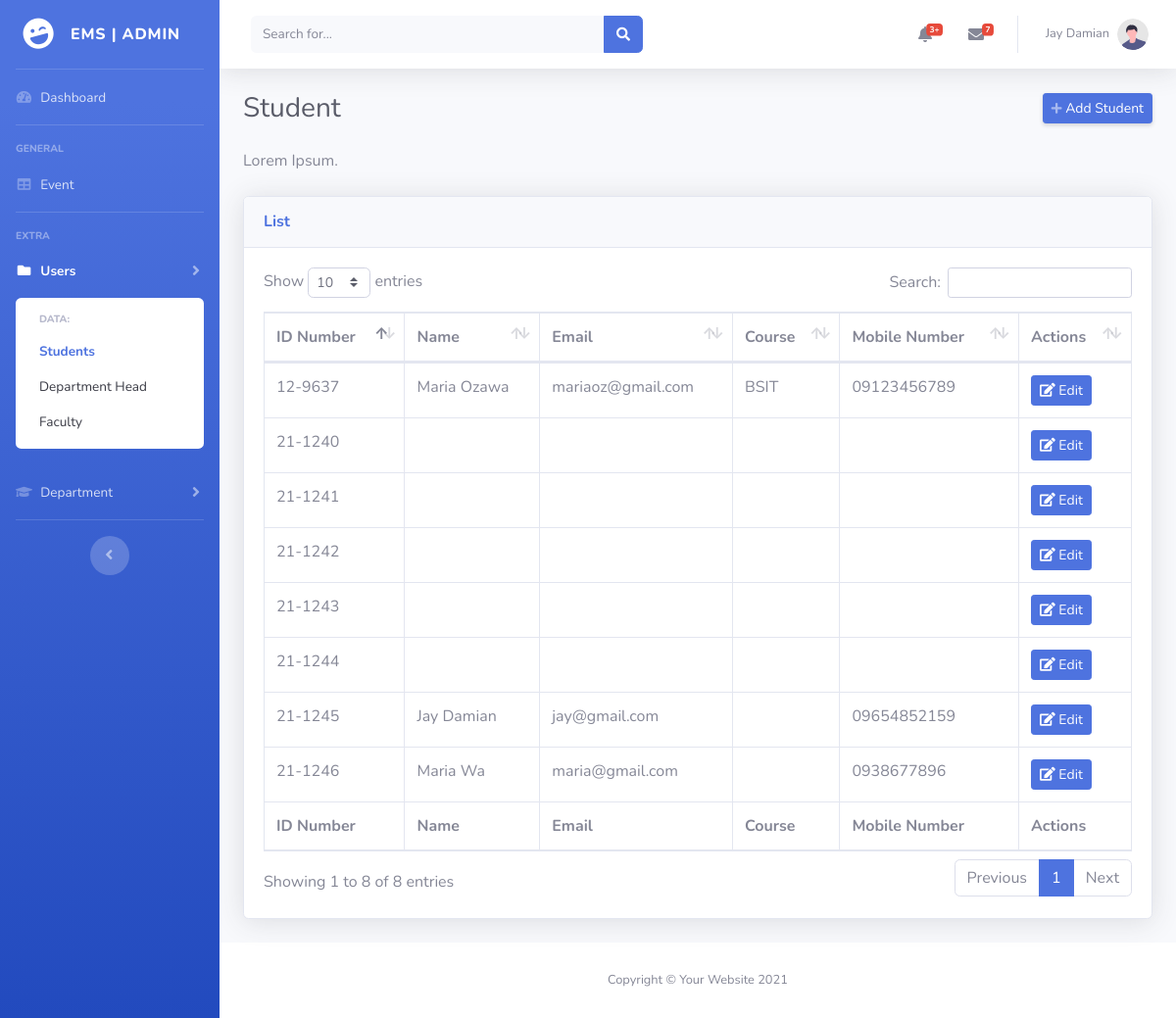
Screenshot of /admin/student.php (signed in) with the database file from the repository.
### tables this page shows
CREATE TABLE `tbl_users` (
  `user_id` int(11) NOT NULL,
  `id_number` varchar(50) NOT NULL,
  `firstname` varchar(200) NOT NULL,
  `middlename` varchar(200) NOT NULL,
  `lastname` varchar(200) NOT NULL,
  `email` varchar(200) NOT NULL,
  `course` varchar(200) NOT NULL,
  `mobile_number` varchar(50) NOT NULL,
  `role` varchar(50) NOT NULL,
  `username` varchar(200) NOT NULL,
  `password` varchar(200) NOT NULL
);

CREATE TABLE `tbl_student` (
  `id` int(11) NOT NULL,
  `school_id_number` varchar(200) NOT NULL
);

### include/DbConnection.php (called while the page is built, shortened)
<?php
class DbConnection{
    private $host = 'localhost';
    private $username = 'root';
    private $password = '';
    private $database = 'ems';
    protected $connection;
    public function __construct(){
        if (!isset($this->connection)) {
            $this->connection = new mysqli($this->host, $this->username, $this->password, $this->database);
        }
        return $this->connection;
    }
}

### include/FetchDepartment.php (called while the page is built, shortened)
<?php
include_once('DbConnection.php');
class FetchDepartment extends DbConnection{
    public function getDepartmentSidebar(){
        $page = substr($_SERVER["SCRIPT_NAME"],strrpos($_SERVER["SCRIPT_NAME"],"/")+1);
        $sql = "SELECT * FROM tbl_department";
        $query = $this->connection->query($sql);
        if($query->num_rows > 0){
            while($row = $query->fetch_assoc()){
                echo '<a class="collapse-item'; if($page == strtolower($row['department_code']).'.php'){echo ' active';} echo '" href='.strtolower($row['department_code']).'.php?department='.$row['id'].'>'.$row['department_code'].'</a> ';
            }
        }
        else{
            return false;
        }
    }
}

### include/FetchUser.php (the view, shortened to what this page needs)
<?php
include_once('DbConnection.php');
class FetchUser extends DbConnection{
    public function getUsersStudent(){
        $sql = "SELECT a.*, b.* FROM tbl_student AS a LEFT JOIN tbl_users AS b ON a.school_id_number = b.id_number";
        $query = $this->connection->query($sql);
        if($query->num_rows > 0){
            while($row = $query->fetch_assoc()){
                echo '<tr>
                        <td>'.$row['school_id_number'].'</td>
                        <td>'.$row['firstname'].' '.$row['lastname'].'</td>
                        <td>'.$row['email'].'</td>
                        <td>'.$row['course'].'</td>
                        <td>'.$row['mobile_number'].'</td>
                        <td><a href="#" class="btn btn-primary btn-sm"><i class="fas fa-edit"></i> Edit</a></td>
                    </tr>';
            }
        }
        else{
            return false;
        }
    }
    public function details($sql){
        $query = $this->connection->query($sql);
        $row = $query->fetch_array();
        return $row;
    }
}

### admin/include/nav.php (shortened to what this page needs)
<nav class="navbar navbar-expand navbar-light bg-white topbar mb-4 static-top shadow">
    <form
        class="d-none d-sm-inline-block form-inline mr-auto ml-md-3 my-2 my-md-0 mw-100 navbar-search">
        <div class="input-group">
            <input type="text" class="form-control bg-light border-0 small" placeholder="Search for..."
                aria-label="Search" aria-describedby="basic-addon2">
            <div class="input-group-append">
                <button class="btn btn-primary" type="button">
                    <i class="fas fa-search fa-sm"></i>
                </button>
            </div>
        </div>
    </form>
    <ul class="navbar-nav ml-auto">
        <li class="nav-item dropdown no-arrow mx-1">
            <a class="nav-link dropdown-toggle" href="#" id="alertsDropdown" role="button"
                data-toggle="dropdown" aria-haspopup="true" aria-expanded="false">
                <i class="fas fa-bell fa-fw"></i>
                <span class="badge badge-danger badge-counter">3+</span>
            </a>
        </li>
        <li class="nav-item dropdown no-arrow mx-1">
            <a class="nav-link dropdown-toggle" href="#" id="messagesDropdown" role="button"
                data-toggle="dropdown" aria-haspopup="true" aria-expanded="false">
                <i class="fas fa-envelope fa-fw"></i>
                <span class="badge badge-danger badge-counter">7</span>
            </a>
        </li>
        <li class="nav-item dropdown no-arrow">
            <a class="nav-link dropdown-toggle" href="#" id="userDropdown" role="button"
                data-toggle="dropdown" aria-haspopup="true" aria-expanded="false">
                <span class="mr-2 d-none d-lg-inline text-gray-600 small"><?php echo $row['firstname'].' '.$row['lastname']; ?></span>
                <img class="img-profile rounded-circle"
                    src="../img/undraw_profile.svg">
            </a>
        </li>
    </ul>
</nav>

### css/ems.css (style rules this page uses)
.topbar.navbar-light .navbar-nav .nav-item .nav-link { color: #858796; }

### rows the page displays
tbl_users: firstname "Jay", lastname "Damian"
tbl_student: school_id_number "21-1246", tbl_users.firstname "Maria", tbl_users.lastname "Wa", tbl_users.email "maria@gmail.com", tbl_users.mobile_number "0938677896"
tbl_student: school_id_number "12-9637", tbl_users.firstname "Maria", tbl_users.lastname "Ozawa", tbl_users.email "mariaoz@gmail.com", tbl_users.course "BSIT", tbl_users.mobile_number "09123456789"
tbl_student: school_id_number "21-1245", tbl_users.firstname "Jay", tbl_users.lastname "Damian", tbl_users.email "jay@gmail.com", tbl_users.mobile_number "09654852159"
tbl_student: school_id_number "21-1240"
tbl_student: school_id_number "21-1241"
tbl_student: school_id_number "21-1242"
tbl_student: school_id_number "21-1243"
tbl_student: school_id_number "21-1244"
